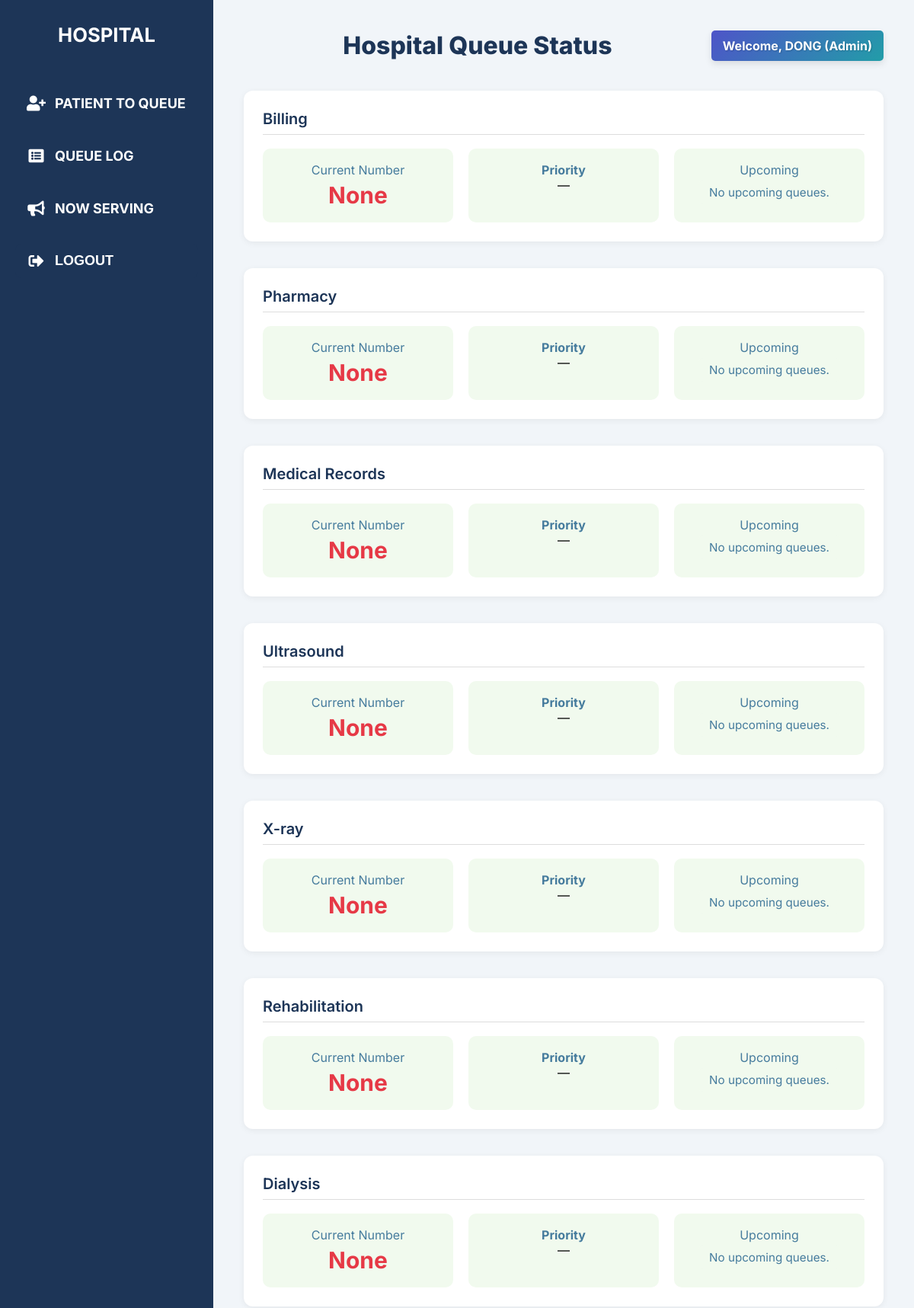
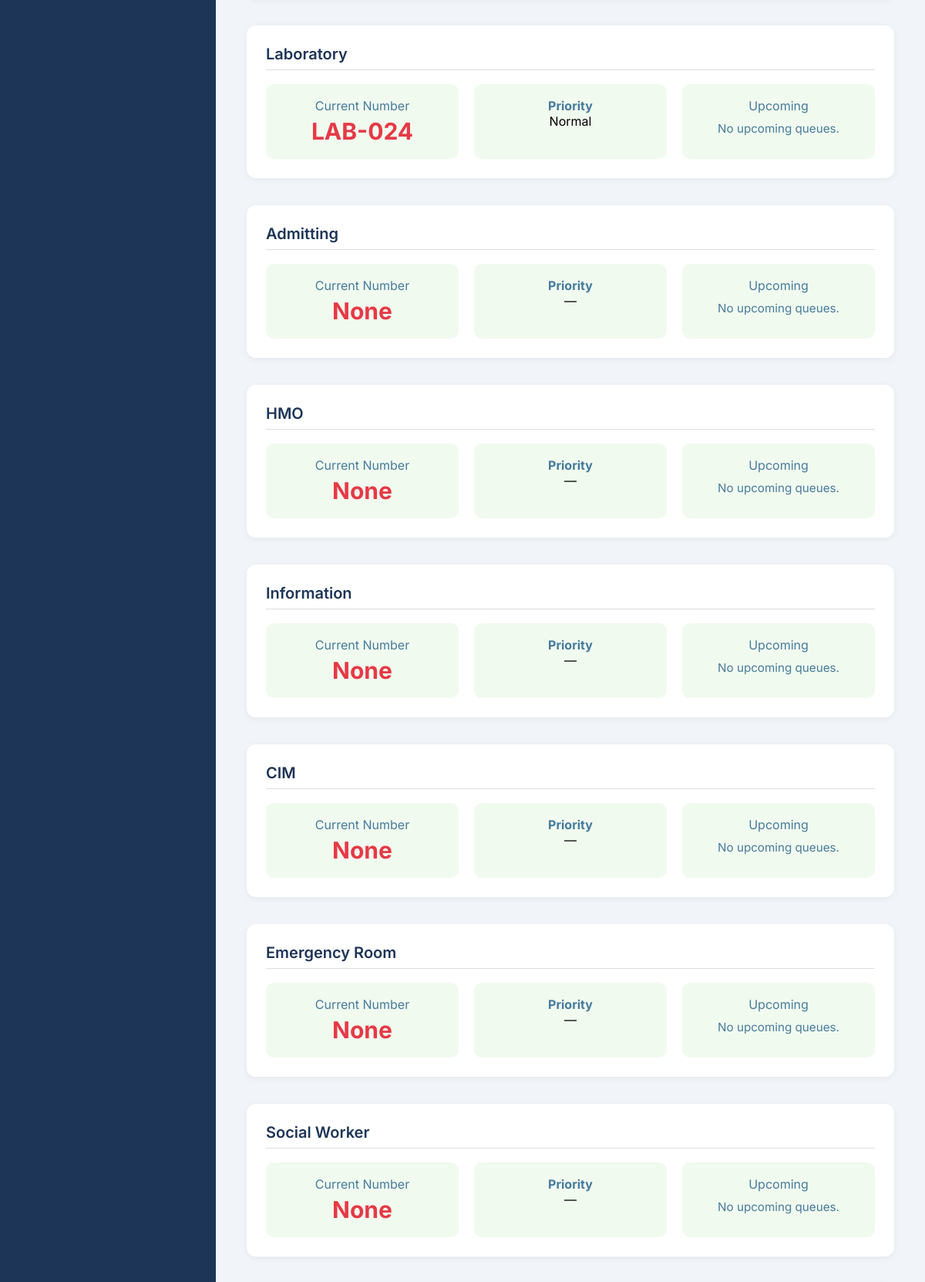
Screenshot of /queue_display.php (signed in, upper part) with the database file from the repository (2 pictures, top to bottom).
### tables this page shows
CREATE TABLE `departments` (
  `dept_id` int(11) NOT NULL,
  `name` varchar(255) DEFAULT NULL,
  `description` text DEFAULT NULL,
  `date_created` datetime DEFAULT current_timestamp()
);

CREATE TABLE `queues` (
  `qid` int(11) NOT NULL,
  `queue_num` varchar(20) NOT NULL,
  `status` enum('waiting','in-progress','completed','postponed','pending') DEFAULT 'waiting',
  `service_name` varchar(100) NOT NULL,
  `priority` enum('Normal','Emergency','PWD','Senior Citizen','Pregnant','Red Flag') DEFAULT 'Normal',
  `department_id` int(11) NOT NULL,
  `announcement_count` int(11) NOT NULL,
  `was_postponed` tinyint(4) NOT NULL DEFAULT 0,
  `created_at` datetime DEFAULT current_timestamp(),
  `updated_at` datetime DEFAULT current_timestamp() ON UPDATE current_timestamp(),
  `created_by` int(11) NOT NULL
);

### queue_display.php (the view, shortened to what this page needs)
<?php
require('lib/conn.php');
$role = $_SESSION['role'];
$username = $_SESSION['username'];
$departmentsStmt = $conn->prepare("SELECT * FROM departments");
$departmentsStmt->execute();
$departments = $departmentsStmt->fetchAll();
$queues = [];
foreach ($departments as $department) {
    $currentStmt = $conn->prepare("
        SELECT * FROM queues
        WHERE status = 'in-progress' AND department_id = :dept_id
       ORDER BY
            CASE
                WHEN priority = 'Red Flag' THEN 0
                 WHEN priority = 'Emergency' THEN 1
                WHEN priority IN ('PWD', 'Senior Citizen', 'Pregnant') THEN 2
                ELSE 3
            END,
            CAST(SUBSTRING(queue_num,3) AS UNSIGNED) ASC
        LIMIT 1
    ");
    $currentStmt->execute(['dept_id' => $department['dept_id']]);
    $currentQueue = $currentStmt->fetch();
    $upcomingSql = "
        SELECT *
        FROM queues
        WHERE status = 'waiting'
        AND department_id = :dept_id
        ORDER BY
            CASE
                WHEN priority = 'Red Flag' THEN 0
                 WHEN priority = 'Emergency' THEN 1
                WHEN priority IN ('PWD', 'Senior Citizen', 'Pregnant') THEN 2
                ELSE 3
            END,
            created_at ASC
    ";
    $upcomingStmt = $conn->prepare($upcomingSql);
    $upcomingStmt->execute(['dept_id' => $department['dept_id']]);
    $allUpcomingQueues = $upcomingStmt->fetchAll();
    $queues[] = [
        'department' => $department,
        'currentQueue' => $currentQueue,
        'upcomingQueues' => array_slice($allUpcomingQueues, 0, 3),
        'extraQueues' => array_slice($allUpcomingQueues, 3)
    ];
}
?>
<!DOCTYPE html>
<html lang="en">
<head>
  <link rel="stylesheet" href="https://cdnjs.cloudflare.com/ajax/libs/font-awesome/5.15.4/css/all.min.css">
</head>
<body>
<div class="sidebar">
  <h2>HOSPITAL</h2>
    <a href="add_patient_q.php" class="nav-link"><i class="fas fa-user-plus icon"></i><span>PATIENT TO QUEUE</span></a>
  <a href="queue_list.php" class="nav-link"><i class="fas fa-list-alt icon"></i><span>QUEUE LOG</span></a>
  <a href="queue_display_user.php" class="nav-link" target="_blank"><i class="fas fa-bullhorn icon"></i><span>NOW SERVING</span></a>
  <button class="logout-btn" id="logoutBtn"><i class="fas fa-sign-out-alt icon"></i><span>LOGOUT</span></button>
</div>
<div class="main-content">
  <div class="user-dropdown">
    <div class="user-info">
      Welcome, <?php echo htmlspecialchars($username); ?> (<?php echo htmlspecialchars($role); ?>)
    </div>
  <h1>Hospital Queue Status</h1>
  <?php foreach ($queues as $queueData): ?>
    <div class="department-box">
      <div class="department-header">
        <?= htmlspecialchars($queueData['department']['name']); ?>
      </div>
      <div class="queue-info">
        <div class="queue-item">
          <div>Current Number</div>
          <div class="current-queue">
            <?= $queueData['currentQueue']
              ? htmlspecialchars($queueData['currentQueue']['queue_num'])
              : 'None'; ?>
          </div>
        </div>
        <div class="queue-item">
          <div style="font-weight: bold;">Priority</div>
          <div><span style="color: black;">
            <?= $queueData['currentQueue']
              ? ucfirst($queueData['currentQueue']['priority'])
              : '—'; ?>
          </span></div>
        </div>
        <div class="queue-item">
          <div>Upcoming</div>
          <div class="queue-list">
            <?php if (count($queueData['upcomingQueues']) <= 0): ?>
              <span>No upcoming queues.</span>
            <?php else: ?>
              <?php foreach ($queueData['upcomingQueues'] as $q): ?>
                <span><?= htmlspecialchars($q['queue_num']); ?> (<?= ucfirst($q['priority']); ?>)</span>
              <?php endforeach; ?>
            <?php endif; ?>
          </div>
        </div>
      </div>
    </div>
  <?php endforeach; ?>
</div>
</body>
</html>

### queue_display.php (style rules this page uses)
* { box-sizing: border-box; margin: 0; padding: 0; }
:root { --primary-color: #1d3557; --secondary-color: #457b9d; --accent-color:rgb(69, 9, 234); --light-color: #f1faee; --background-color: #f1f5f9; --text-color: #333; --white: #fff; --shadow: 0 4px 10px rgba(0,0,0,0.1); --transition: all 0.3s ease; }
body { font-family: 'Inter', sans-serif; margin: 0; background: #f1f5f9; display: flex; min-height: 100vh; }
.sidebar { width: 280px; background-color: #1d3557; color: white; padding: 30px 20px; display: flex; flex-direction: column; }
.sidebar h2 { font-size: 1.6rem; margin-bottom: 40px; text-align: center; font-weight: bold; }
.nav-link { margin: 12px 0; text-decoration: none; color: white; font-size: 18px; font-weight: bold; display: flex; align-items: center; padding: 12px 15px; border-radius: 8px; transition: background 0.3s ease; }
.nav-link i.icon { margin-right: 12px; font-size: 20px; width: 25px; text-align: center; }
.main-content { flex: 1; padding: 40px; transition: margin-left 0.3s ease; }
h1 { font-weight: 800; color: #1d3557; text-align: center; margin-bottom: 40px; }
.department-box { background: white; border-radius: 12px; box-shadow: 0 2px 8px rgba(0,0,0,0.06); margin-bottom: 35px; padding: 25px; transition: box-shadow 0.3s; }
.department-header { font-size: 1.25em; font-weight: 600; color: #1d3557; margin-bottom: 18px; border-bottom: 1px solid #ddd; padding-bottom: 8px; }
.queue-info { display: flex; justify-content: space-between; flex-wrap: wrap; gap: 20px; }
.queue-item { flex: 1 1 250px; background: #f1faee; padding: 18px; border-radius: 10px; color: #457b9d; text-align: center; }
.current-queue { font-size: 30px; color: #e63946; font-weight: bold; margin-top: 5px; }
.queue-list span { display: inline-block; margin: 4px; padding: 6px 14px; background-color: #f1faee; border-radius: 6px; color: #457b9d; font-size: 0.95rem; }
.user-info { text-align: right; margin-bottom: 20px; padding: 10px 15px; background: linear-gradient(135deg, #4e54c8 0%,rgb(34, 157, 168) 100%); color: var(--white); border-radius: 5px; display: inline-block; float: right; font-weight: bold; box-shadow: var(--shadow); border: none; text-shadow: 1px 1px 2px rgba(0,0,0,0.2); }
.logout-btn { margin: 12px 0; text-decoration: none; color: white; font-size: 18px; font-weight: bold; display: flex; align-items: center; padding: 12px 15px; border-radius: 8px; transition: background 0.3s ease; background-color: #1d3557; border: none; width: 100%; cursor: pointer; text-align: left; }
.logout-btn i.icon { margin-right: 12px; font-size: 20px; width: 25px; text-align: center; }

### rows the page displays
departments: name "Billing", shows "None"
departments: name "Pharmacy", shows "None"
departments: name "Medical Records", shows "None"
departments: name "Ultrasound", shows "None"
departments: name "X-ray", shows "None"
departments: name "Rehabilitation", shows "None"
departments: name "Dialysis", shows "None"
queues: department.name "Laboratory", queue_num "LAB-024", priority "Normal"
departments: name "Admitting", shows "None"
departments: name "HMO", shows "None"
departments: name "Information", shows "None"
departments: name "CIM", shows "None"
departments: name "Emergency Room", shows "None"
departments: name "Social Worker", shows "None"

### other values shown
$username "DONG"
$role "Admin"
